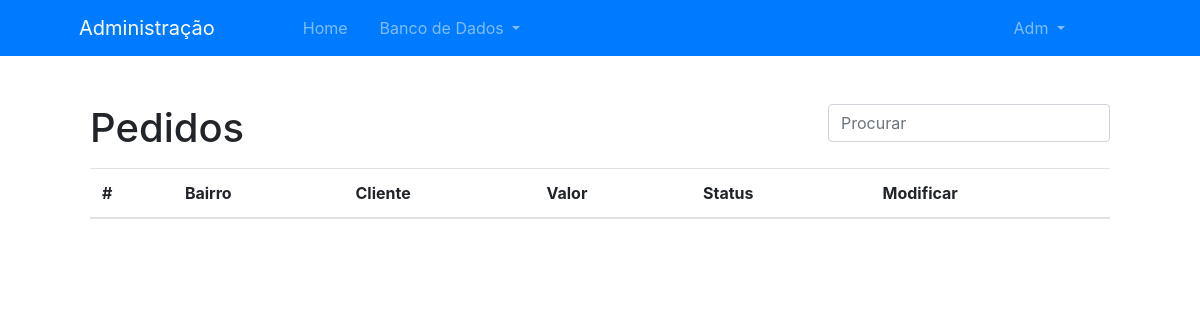
Before: /admin/pedidos (signed in) with the older database file.
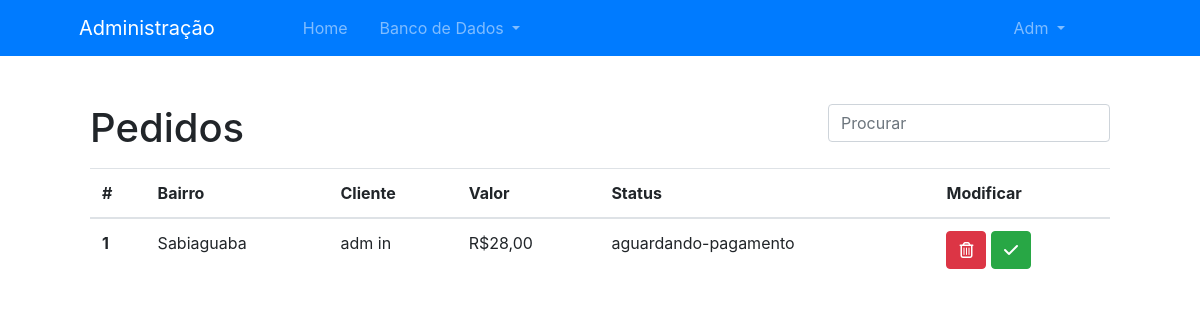
After: the same page with the newer database file.
### models.py (models this page shows, shortened)
class User(UserMixin, db.Model):
    id = db.Column(db.Integer, primary_key=True)
    role = db.Column(db.Enum("user", "admin"), nullable=False, default='user')  # Role of the user, limits the access to certain pages
    name = db.Column(db.String(100), nullable=False)
    surname = db.Column(db.String(100), nullable=False)
    email = db.Column(db.String(100), unique=True, nullable=False)
    phone = db.Column(db.String(15), unique=True, nullable=False)
    password = db.Column(db.String(100), nullable=False)
    orders = db.relationship('Order', backref='order')

class Order(db.Model):
    id = db.Column(db.Integer, primary_key=True)
    client_id = db.Column(db.Integer, db.ForeignKey('user.id', ondelete='CASCADE'))
    street = db.Column(db.String(200), nullable=False)
    address_number = db.Column(db.String(10), nullable=False)
    district = db.Column(db.String(200), nullable=False)
    city = db.Column(db.String(100), nullable=False)
    cep = db.Column(db.String(10), nullable=False)
    status = db.Column(db.Enum("aguardando-pagamento", "pago", "enviado", "finalizado", name="status de pedido"), default='aguardando-pagamento')
    itens = db.relationship('ItemOrder', backref='itens')
    price = db.Column(db.Float, nullable=False)

### views.py (the view)
@views.route('/admin/pedidos')
@login_required
def admin_orders():
    if current_user.role == 'admin':
        orders = Order.query.all()
        users = User.query.all()
        return render_template('admin/orders.html', orders=orders, users=users)
    else:
        return redirect(url_for('views.homepage'))

### __init__.py (called while the page is built)
def create_app(config_file='config.py'):
    app = Flask(__name__)
    app.config.from_pyfile(config_file)
    db.init_app(app)
    login_manager.login_view = 'auth.login'
    login_manager.init_app(app)
    from .models import User
    @login_manager.user_loader
    def load_user(user_id):
        return User.query.get(int(user_id))
    from .models import models
    app.register_blueprint(models)
    from .views import views
    app.register_blueprint(views)
    from .auth import auth
    app.register_blueprint(auth)
    return app

### templates/admin/orders.html (shortened to what this page needs)
{% extends 'admin/base.html' %}
{% block page %}
    <div class="box mx-auto mt-5 mb-3">
        <h1 class="d-inline">Pedidos {{ status }}</h1>
        <div class="float-right">
            <input class="form-control mr-sm-2" type="search" id="tableSearch" onkeyup="searchInTable()" placeholder="Procurar" aria-label="Search">
        </div>
    </div>
    <div class="box mx-auto">
        <table class="table table-hover">
            <thead>
                <tr>
                    <th scope="col">#</th>
                    <th scope="col">Bairro</th>
                    <th scope="col">Cliente</th>
                    <th scope="col">Valor</th>
                    <th scope="col">Status</th>
                    <th scope="col">Modificar</th>
                </tr>
            </thead>
            {% for order in orders %}
            <tbody class="searchable">
                <tr style="cursor: pointer;">
                    <th scope="row">{{ order.id }}</th>
                    <td data-href="{{ url_for('views.admin_order_detail', id=order.id) }}">{{ order.district }}</td>
                    <td data-href="{{ url_for('views.admin_order_detail', id=order.id) }}">{{ users[order.client_id-1].name }} {{ users[order.client_id-1].surname }}</td>
                    <td data-href="{{ url_for('views.admin_order_detail', id=order.id) }}">R${{ ("%.2f"|format(order.price)|string).replace('.', ',') }}</td>
                    <td data-href="{{ url_for('views.admin_order_detail', id=order.id) }}">{{ order.status }}</td>
                    <td>
                        <button type="button" class="btn btn-danger" data-toggle="modal" data-target="#modalDelete{{ order.id }}">
                            <i class="far fa-trash-alt"></i>
                        </button>
                        <a role="button" class="btn btn-success" href="{{ url_for('views.admin_order_change_status', id=order.id) }}">
                            <i class="fas fa-check"></i>
                        </a>
                    </td>
                </tr>
            </tbody>
            {% endfor %}
        </table>
    </div>
{% endblock %}

### templates/admin/base.html (shortened to what this page needs)
<!DOCTYPE html>
<html lang="pt-br">
<head>
    <link rel="stylesheet" type="text/css" href="{{ url_for('static', filename='css/admin.css') }}">
    <link rel="stylesheet" href="https://maxcdn.bootstrapcdn.com/bootstrap/4.0.0/css/bootstrap.min.css"
>
</head>
<body>
    <nav class="navbar sticky-top navbar-expand-lg bg-primary navbar-dark">
        <div class="collapse navbar-collapse container-fluid" id="navbarNav">
            <ul class="navbar-nav">
                <a class="navbar-brand ml-5" href="">
                    <span>Administração</span>
                </a>
                <li class="nav-item px-3 ml-5 my-auto">
                    <a class="nav-link nav-text" href="{{ url_for('views.admin') }}">Home</a>
                </li>
                <li class="nav-item dropdown mr-5">
                    <a class="nav-link dropdown-toggle" href="#" id="navbarDropdownMenuLink" role="button" data-toggle="dropdown" aria-haspopup="true" aria-expanded="false">
                      Banco de Dados
                    </a>
                </li>
            </ul>
            <ul class="navbar-nav mr-5">
                <li class="nav-item dropdown mr-5">
                    <a class="nav-link dropdown-toggle" href="#" id="navbarDropdownMenuLink" role="button" data-toggle="dropdown" aria-haspopup="true" aria-expanded="false">
                      {{ current_user.name|capitalize }}
                    </a>
                </li>
            </ul>
        </div>
    </nav>
    {% block page %}
    {% endblock %}
</body>
</html>

### static/css/admin.css (style rules this page uses)
.box { width: 85%; }

Changed rows visible on the page:
added Order: id "1", district "Sabiaguaba", {{ users[order.client_id-1].name }} "adm", {{ users[order.client_id-1].surname }} "in", price "28,00", status "aguardando-pagamento"
